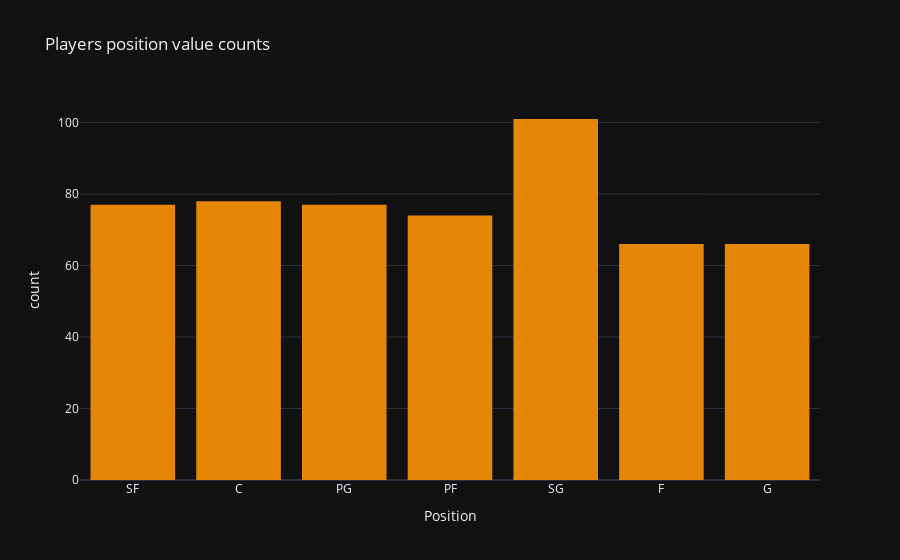

Here is the notebook cell this chart was saved with:
### Markdown cell above
# Data Visualization

### Code cell
import plotly.express as px
px.histogram(df,x='Position',color_discrete_sequence=px.colors.qualitative.Vivid, title='Players position value counts',template='plotly_dark')

### Figure 1 — Plotly figure (JSON) as saved in the notebook; plotly's stock layout.template omitted (floating-point values rounded to 4 significant figures; data arrays with more than 128 entries replaced by an {"elided": "..."} marker saying what was removed)
{"data": [{"alignmentgroup": "True", "bingroup": "x", "hovertemplate": "Position=%{x}<br>count=%{y}<extra></extra>", "legendgroup": "", "marker": {"color": "rgb(229, 134, 6)", "pattern": {"shape": ""}}, "name": "", "offsetgroup": "", "orientation": "v", "showlegend": false, "type": "histogram", "x": {"elided": "539 str values"}, "xaxis": "x", "yaxis": "y"}], "layout": {"barmode": "relative", "legend": {"tracegroupgap": 0}, "title": {"text": "Players position value counts"}, "xaxis": {"anchor": "y", "domain": [0, 1], "title": {"text": "Position"}}, "yaxis": {"anchor": "x", "domain": [0, 1], "title": {"text": "count"}}}}
